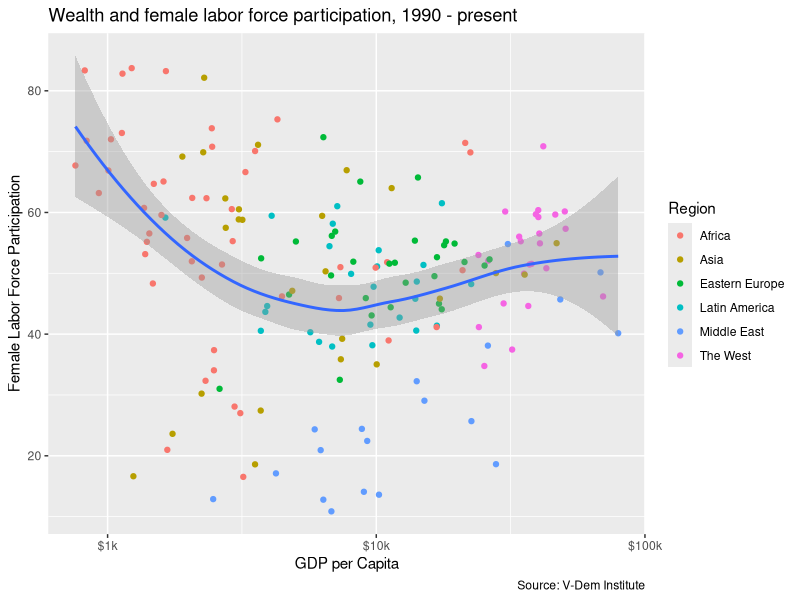

Generate this figure with R:
## ---- chunk 1
#| label: setup
library(readr)
library(dplyr)
library(ggplot2)
## ---- chunk 2
dem_summary_ctry <- read_csv("data/dem_summary_ctry.csv")

ggplot(dem_summary_ctry, aes(x = gdp_pc, y = flfp)) + # plot gdp_pc on the x-axys and flfp on the y-axis 
  geom_point(aes(color = region)) + # add an aesthetic to color points by region
  geom_smooth(method = "loess", linewidth = 1) +  # make the line a loess curve
  scale_x_log10(labels = scales::label_number(prefix = "$", suffix = "k")) + # stretch x- axis, add '$' and 'k' to values
  labs(
    x= "GDP per Capita", # x-axis title
    y = "Female Labor Force Participation", # y-axis title
    title = "Wealth and female labor force participation, 1990 - present", # plot title
    caption = "Source: V-Dem Institute", # caption
    color = "Region" # legend title
    )
